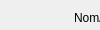
          <widget class="QWidget" name="Ajout_3">
           <property name="geometry">
            <rect>
             <x>0</x>
             <y>0</y>
             <width>100</width>
             <height>30</height>
            </rect>
           </property>
           <attribute name="label">
            <string>Ajout de praticien</string>
           </attribute>
           <widget class="QWidget" name="layoutWidget">
            <property name="geometry">
             <rect>
              <x>1</x>
              <y>0</y>
              <width>651</width>
              <height>128</height>
             </rect>
            </property>
            <layout class="QGridLayout" name="gridLayout_19">
             <item row="0" column="0">
              <layout class="QGridLayout" name="gridLayout_18">
               <item row="0" column="0">
                <spacer name="horizontalSpacer_19">
                 <property name="orientation">
                  <enum>Qt::Horizontal</enum>
                 </property>
                 <property name="sizeHint" stdset="0">
                  <size>
                   <width>13</width>
                   <height>17</height>
                  </size>
                 </property>
                </spacer>
               </item>
               <item row="0" column="1">
                <layout class="QGridLayout" name="gridLayout_4">
                 <item row="0" column="0">
                  <widget class="QLabel" name="label_52">
                   <property name="text">
                    <string>Nom/Prenom:</string>
                   </property>
                  </widget>
                 </item>
                 <item row="0" column="3">
                  <widget class="QLineEdit" name="lineEdit_Prat_Prenom_Ajout">
                   <property name="font">
                    <font>
                     <pointsize>8</pointsize>
                    </font>
                   </property>
                  </widget>
                 </item>
                 <item row="0" column="4">
                  <widget class="QLabel" name="label_53">
                   <property name="text">
                    <string>Ville:</string>
                   </property>
                  </widget>
                 </item>
                 <item row="0" column="5">
                  <widget class="QLineEdit" name="lineEdit_Prat_Ville_Ajout">
                   <property name="font">
                    <font>
                     <pointsize>8</pointsize>
                    </font>
                   </property>
                  </widget>
                 </item>
                 <item row="1" column="0">
                  <widget class="QLabel" name="label_49">
                   <property name="text">
                    <string>Adresse:</string>
                   </property>
                  </widget>
                 </item>
                 <item row="1" column="2" colspan="2">
                  <widget class="QLineEdit" name="lineEdit_Prat_Adresse_Ajout">
                   <property name="font">
                    <font>
                     <pointsize>8</pointsize>
                    </font>
                   </property>
                  </widget>
                 </item>
                 <item row="1" column="4">
                  <widget class="QLabel" name="label_51">
                   <property name="text">
                    <string>Coefficient:</string>
                   </property>
                  </widget>
                 </item>
                 <item row="1" column="5">
                  <widget class="QLineEdit" name="lineEdit_Prat_Coefficient_Ajout">
                   <property name="enabled">
                    <bool>true</bool>
                   </property>
                   <property name="font">
                    <font>
                     <pointsize>8</pointsize>
                    </font>
                   </property>
                  </widget>
                 </item>
                 <item row="2" column="0" colspan="2">
                  <widget class="QLabel" name="label_54">
                   <property name="text">
                    <string>Code Postal:</string>
                   </property>
                  </widget>
                 </item>
                 <item row="2" column="2" colspan="2">
                  <widget class="QLineEdit" name="lineEdit_Prat_CP_Ajout">
                   <property name="font">
                    <font>
                     <pointsize>8</pointsize>
                    </font>
                   </property>
                  </widget>
                 </item>
                 <item row="2" column="4">
                  <widget class="QLabel" name="label_55">
                   <property name="text">
                    <string>Fonction:</string>
                   </property>
                  </widget>
                 </item>
                 <item row="0" column="2">
                  <widget class="QLineEdit" name="lineEdit_Prat_Nom_Ajout">
                   <property name="font">
                    <font>
                     <family>DejaVu Serif</family>
                     <pointsize>8</pointsize>
                     <weight>75</weight>
                     <italic>true</italic>
                     <bold>true</bold>
                    </font>
                   </property>
                  </widget>
                 </item>
                 <item row="2" column="5">
                  <widget class="QComboBox" name="comboBox_Prat_Fonction_Ajout">
                   <property name="font">
                    <font>
                     <pointsize>8</pointsize>
                    </font>
                   </property>
                  </widget>
                 </item>
                </layout>
               </item>
               <item row="0" column="2">
                <spacer name="horizontalSpacer_20">
                 <property name="orientation">
                  <enum>Qt::Horizontal</enum>
                 </property>
                 <property name="sizeHint" stdset="0">
                  <size>
                   <width>13</width>
                   <height>17</height>
                  </size>
                 </property>
                </spacer>
               </item>
              </layout>
             </item>
             <item row="1" column="0">
              <layout class="QGridLayout" name="gridLayout_5">
               <item row="0" column="0">
                <spacer name="horizontalSpacer_4">
                 <property name="orientation">
                  <enum>Qt::Horizontal</enum>
                 </property>
                 <property name="sizeHint" stdset="0">
                  <size>
                   <width>40</width>
                   <height>20</height>
                  </size>
                 </property>
                </spacer>
               </item>
               <item row="0" column="1">
                <widget class="QPushButton" name="pushButton_Prat_Ajout">
                 <property name="text">
                  <string>Ajouter</string>
                 </property>
                </widget>
               </item>
               <item row="0" column="2">
                <spacer name="horizontalSpacer_5">
                 <property name="orientation">
                  <enum>Qt::Horizontal</enum>
                 </property>
                 <property name="sizeHint" stdset="0">
                  <size>
                   <width>40</width>
                   <height>20</height>
                  </size>
                 </property>
                </spacer>
               </item>
              </layout>
             </item>
            </layout>
           </widget>
          </widget>
